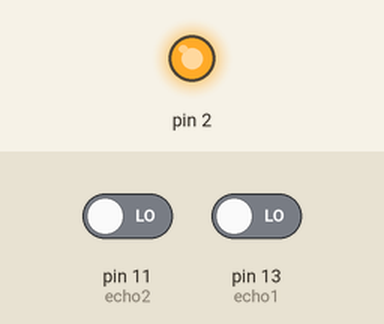
Simulated run of this sketch. Board: Arduino Uno, built with avr-gcc and run on an emulated ATmega328P. Shown: output pins drawn as LEDs (lit = HIGH). The inputs (shaded band) are chosen by the test bench; at power-on: pin 11 (echo2) LOW, pin 13 (echo1) LOW. Pins used as bus, display or sensor lines are not drawn; what the sketch prints to the serial monitor is not drawn.

Above: at 0.1 s.
Timing chart, 0 to 1.6 s (numbered marks = the images above):
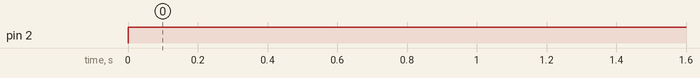

Measured:
- by itself, pin 2: LOW → HIGH at 0.00 s

The sketch:

UltraSonic_Test.ino
```cpp
#include <stdio.h>

int echo1 = 13;
int echo2 = 11;
int trig1 = 12;
int trig2 = 10;

void setup() {
  Serial.begin(9600);
  seat(trig1, echo1);
  seat(trig2, echo2);
  pinMode(2, OUTPUT);
}

void loop() {
  analogWrite(2, 255);
  uss(echo1, trig1, 1);
  uss(echo2, trig2, 2);

}
void uss(int e, int t, int n){
  float cyc;
  float dis;
  digitalWrite(t, HIGH);
  delay(10);
  digitalWrite(t,LOW);

  cyc = pulseIn(e, HIGH);
  dis = ((340 * cyc) / 10000) / 2;
  char buffer[10];
  sprintf(buffer, "%d Distance:", n);
  Serial.println(buffer);
  Serial.print(dis);
  Serial.println("cm");
  delay(100);

}
void seat(int t, int e){
  pinMode(t, OUTPUT);
  pinMode(e, INPUT);
}

void go(int pin){
  digitalWrite(pin, HIGH);
  digitalWrite(pin, LOW);
}
```
